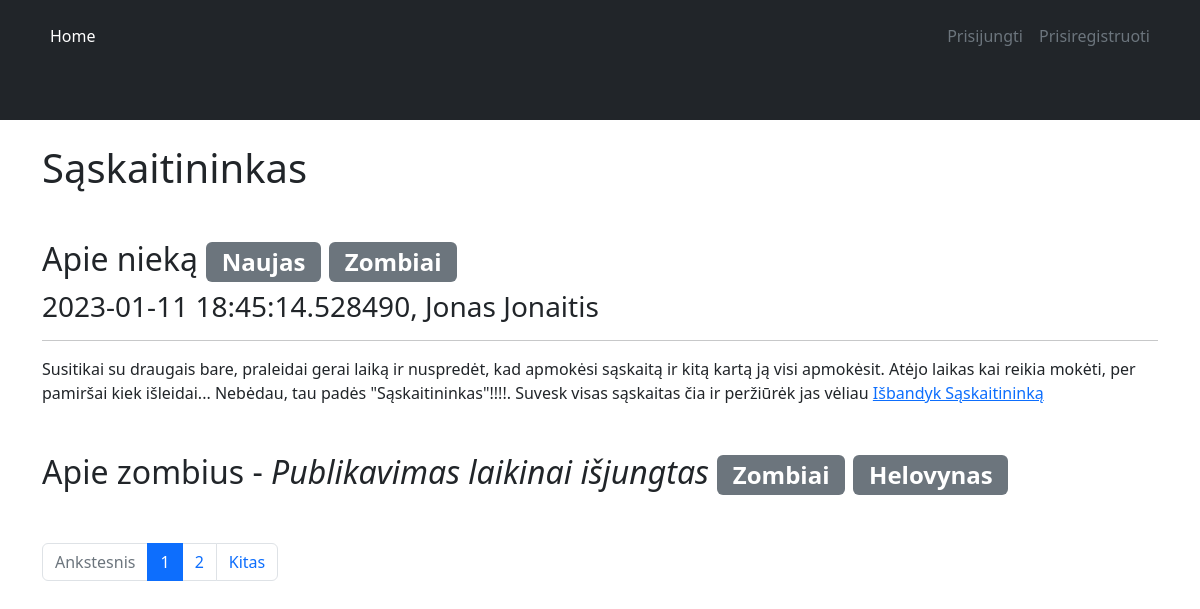
The page / on the database its author committed.
### app/models/Articles.py (models this page shows, shortened)
class Articles(db.Model):
    id = db.Column(db.Integer, primary_key=True)
    title = db.Column(db.String(255), nullable=False)
    text = db.Column(db.Text, nullable=False)
    status = db.Column(db.Enum(StatusType), nullable=False,
                       default=StatusType.IN_REVIEW)
    date = db.Column(db.DateTime, nullable=False, default=datetime.now())
    author_id = db.Column(db.Integer, db.ForeignKey('authors.id'))
    author = db.relationship('Authors')
    tags = db.relationship('Tags', secondary=articles_tags)

### app/models/Tags.py (models this page shows, shortened)
class Tags(db.Model):
    id = db.Column(db.Integer, primary_key=True)
    name = db.Column(db.String(100), nullable=False, unique=True)

### app/models/Authors.py (models this page shows, shortened)
class Authors(db.Model):
    id = db.Column(db.Integer, primary_key=True)
    first_name = db.Column(db.String(100), nullable=False)
    last_name = db.Column(db.String(100), nullable=False)

### app/views.py (the view)
@app.route('/')
def home():
    page = request.args.get('page', 1, type=int)
    articles = Articles.query.paginate(page=page, per_page=2)
    return render_template('index.html', articles=articles, StatusType=StatusType)

### app/templates/index.html (shortened to what this page needs)
{% extends 'base.html' %}
{% block main %}
  <h1 class="mb-5">Sąskaitininkas</h1>
  {% for article in articles %}
    <div class="mb-5">
    {% if article.status.value == StatusType.PUBLISHED.value %}
      <h2>{{ article.title }}
        {% for tag in article.tags %}
          <span class="badge bg-secondary">{{ tag.name }}</span>
        {% endfor %}
      </h2>
      <h3>{{ article.date }}, {{ article.author.first_name }} {{ article.author.last_name }}</h3>
      <hr>
      <p>Susitikai su draugais bare, praleidai gerai laiką ir nuspredėt, kad apmokėsi sąskaitą ir kitą kartą ją visi apmokėsit.
        Atėjo laikas kai reikia mokėti, per pamiršai kiek išleidai... Nebėdau, tau padės "Sąskaitininkas"!!!!. Suvesk visas sąskaitas čia ir peržiūrėk jas vėliau <a href="{{ url_for('registration') }}">Išbandyk Sąskaitininką</a>
      </p>
    {% else %}
      <h2>{{ article.title }} - <i>Publikavimas laikinai išjungtas</i>
        {% for tag in article.tags %}
          <span class="badge bg-secondary">{{ tag.name }}</span>
        {% endfor %}
      </h2>
    {% endif %}
    </div>
  {% endfor %}
    <nav aria-label="Page navigation example">
      <ul class="pagination">
          <li class="page-item {{ '' if articles.has_prev else 'disabled' }}">
              <a class="page-link" href="{{ url_for('home', page=articles.prev_num) }}">Ankstesnis</a>
            </li>
          {% for page_num in articles.iter_pages(left_edge=1, right_edge=1, left_current=1, right_current=2) %}
              {% if page_num %}
                    <li class="page-item {{ 'active' if articles.page == page_num else '' }}"><a class="page-link" href="{{ url_for('home', page=page_num) }}">{{ page_num }}</a></li>
              {% endif %}
          {% endfor %}
          <li class="page-item {{ '' if articles.has_next else 'disabled' }}">
              <a class="page-link" href="{{ url_for('home', page=articles.next_num) }}">Kitas</a>
            </li>
      </ul>
    </nav>
{% endblock %}

### app/templates/base.html (shortened to what this page needs)
<!DOCTYPE html>
<html lang="en">
<head>
  <link rel="stylesheet" href="https://cdnjs.cloudflare.com/ajax/libs/normalize/8.0.1/normalize.min.css"
 />
  <link href="https://cdn.jsdelivr.net/npm/bootstrap@5.2.3/dist/css/bootstrap.min.css" rel="stylesheet"
>
</head>
<body>
  <header class="p-3 bg-dark text-white">
    <div class="container">
      <div class="d-flex justify-content-between">
        <ul class="nav col-12 col-lg-auto mb-2 justify-content-center mb-md-0">
          <li><a href="{{ url_for('home') }}" class="nav-link px-2 text-white">Home</a></li>
        </ul>
        <ul class="nav col-12 col-lg-auto mb-2 justify-content-center mb-md-5">
          {% if current_user.is_authenticated %}
            <li><a href="{{ url_for('logout') }}" class="nav-link px-2 text-secondary">Atsijungti</a></li>
          {% else %}
            <li><a href="{{ url_for('login') }}" class="nav-link px-2 text-secondary">Prisijungti</a></li>
            <li><a href="{{ url_for('registration') }}" class="nav-link px-2 text-secondary">Prisiregistruoti</a></li>
          {% endif %}
        </ul>
      </div>
    </div>
  </header>
  <div class="container">
    <br>
  </div>
  <main class="container">
    {% block main %}{% endblock %}
  </main>
</body>
<html>

### rows shown on the page
Articles: title "Apie nieką", date "2023-01-11 18:45:14.528490", author.first_name "Jonas", author.last_name "Jonaitis"
Tags: name "Naujas"
Tags: name "Zombiai"
Articles: title "Apie zombius"
Tags: name "Helovynas"

### other values the page prints
{{ page_num }} "1" "2"
